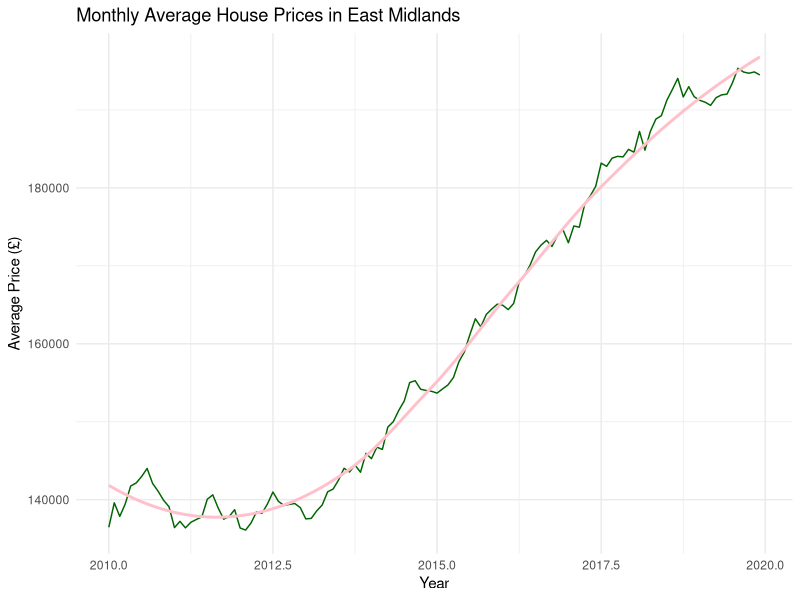

Recreate this plot in R. (Note: this script raises an error after producing the figure.)
## ---- chunk 1
# Load necessary libraries
library(ggplot2)
library(forecast)
library(tseries)  
library(gridExtra)  

# Read and inspect the dataset
df <- read.csv('em_house_prices.csv')
df_ts <- ts(df$average_price_gbp, start = c(2010, 1), frequency = 12)

str(df_ts)
## ---- chunk 2
# Initial plot for visual inspection using ggplot2
p <- ggplot(data.frame(Time = time(df_ts), House_Price = df_ts), aes(x = Time, y = House_Price)) +
  geom_line(color = "darkgreen") +
  labs(title = "Monthly Average House Prices in East Midlands", x = "Year", y = "Average Price (£)") +
  geom_smooth(method = "loess", color = "pink", se = FALSE) +
  theme_minimal()

print(p)


## ---- chunk 3
# Decompose the time series and plot components
trend_df <- data.frame(Time = time(df_ts), Trend = decomposed_ts$time.series[,"trend"])
seasonal_df <- data.frame(Time = time(df_ts), Seasonal = decomposed_ts$time.series[,"seasonal"])
random_df <- data.frame(Time = time(df_ts), Random = decomposed_ts$time.series[,"remainder"])

# Plotting each component with ggplot
trend_p <- ggplot(trend_df, aes(x = Time, y = Trend)) +
  geom_line(color = "deepskyblue3") +
  labs(title = "Trend Component", x = "Year", y = "Trend") +
  theme_minimal()

seasonal_p <- ggplot(seasonal_df, aes(x = Time, y = Seasonal)) +
  geom_line(color = "darkgreen") +
  labs(title = "Seasonal Component", x = "Year", y = "Seasonality") +
  theme_minimal()

random_p <- ggplot(random_df, aes(x = Time, y = Random)) +
  geom_line(color = "darkorange") +
  labs(title = "Random Component", x = "Year", y = "Random Noise") +
  theme_minimal()

# Display all plots together
grid.arrange(trend_p, seasonal_p, random_p, ncol = 1)


## ---- chunk 4
# Calculate ACF and PACF
acf_res <- acf(df_ts, plot = FALSE)
pacf_res <- pacf(df_ts, plot = FALSE)

# generate lag indices for ACF and PACF
acf_df <- data.frame(Lag = seq(along = acf_res$acf) - 1, ACF = acf_res$acf)
pacf_df <- data.frame(Lag = seq(along = pacf_res$acf) - 1, PACF = pacf_res$acf)

# Confidence interval for 95%
ci <- qnorm((1 + 0.95) / 2) / sqrt(length(df_ts))

# Plot ACF using ggplot2
acf_p <- ggplot(acf_df, aes(x = Lag, y = ACF)) +
  geom_bar(stat = "identity", fill = "steelblue", width = 0.6) +
  geom_hline(yintercept = c(-ci, ci), color = "red", linetype = "dashed") +
  labs(title = "Autocorrelation Function",
       subtitle = "95% Confidence Interval",
       y = "Autocorrelation",
       x = "Lag") +
  theme_minimal(base_size = 14)
print(acf_p)

# Plot PACF using ggplot2
pacf_p <- ggplot(pacf_df, aes(x = Lag, y = PACF)) +
  geom_bar(stat = "identity", fill = "firebrick", width = 0.6) +
  geom_hline(yintercept = c(-ci, ci), color = "red", linetype = "dashed") +
  labs(title = "Partial Autocorrelation Function",
       subtitle = "95% Confidence Interval",
       y = "Partial Autocorrelation",
       x = "Lag") +
  theme_minimal(base_size = 14)
print(pacf_p)

## ---- chunk 5
# Statistical checks for stationarity
adf_result <- adf.test(df_ts, alternative = "stationary")
kpss_result <- kpss.test(df_ts)
print(adf_result)
print(kpss_result)

# Check if differencing is needed based on ADF test
if (adf_result$p.value > 0.05) {
  cat("Series is not stationary, differencing is applied.\n")
  df_ts_diff <- diff(df_ts)
  
  # Plot the differenced series
  p_diff <- ggplot(data.frame(Time = time(df_ts_diff), House_Price = df_ts_diff), aes(x = Time, y = House_Price)) +
    geom_line() +
    labs(title = "Differenced House Price Series", x = "Year", y = "Differenced Price (£)") +
    theme_minimal()
  print(p_diff)
  # Re-plot ACF and PACF after differencing
  p4 <- ggAcf(df_ts_diff, lag.max = 48) + 
    labs(title = "ACF of Differenced Series") +
    theme_minimal()
  
  p5 <- ggPacf(df_ts_diff, lag.max = 48) +
    labs(title = "PACF of Differenced Series") +
    theme_minimal()
  
  grid.arrange(p4, p5, ncol = 2)
} else {
  cat("Series is stationary, no differencing needed.\n")
}
## ---- chunk 6
# Fit an ARIMA(1,1,1) model to the possibly differenced series
fit_arima <- Arima(df_ts_diff, order = c(1,1,1))
summary(fit_arima)

# Model diagnostics plots
tsdiag(fit_arima)

# Diagnostic plots for residuals
hist(fit_arima$residuals, freq = FALSE, main = 'Distribution of Residuals ARIMA')
lines(density(sarima_fit$residuals, na.rm = TRUE), col = 'blue')

# Checking residuals for normality and independence
shapiro_test <- shapiro.test(residuals(fit_arima))
ljung_box_test <- Box.test(residuals(fit_arima), type = "Ljung-Box")
print(shapiro_test)
print(ljung_box_test)


## ---- chunk 7
# Fit the SARIMA(1,0,2)(2,0,0)[12] model
sarima_fit <- Arima(df_ts_diff, order=c(1,0,2), seasonal=list(order=c(2,0,0), period=12))
# View the summary of the model
summary(sarima_fit)

# Model diagnostics plots
tsdiag(sarima_fit)

# Diagnostic plots for residuals
hist(sarima_fit$residuals, freq = FALSE, main = 'Distribution of Residuals SARIMA')
lines(density(sarima_fit$residuals, na.rm = TRUE), col = 'blue')


# Checking residuals for normality and independence
shapiro_test <- shapiro.test(residuals(sarima_fit))
ljung_box_test <- Box.test(residuals(sarima_fit), type = "Ljung-Box")
print(shapiro_test)
print(ljung_box_test)

## ---- chunk 8
# Compare the performance of ARIMA(1,1,1) with the SARIMA model based on AIC and BIC
cat("ARIMA AIC:", AIC(fit_arima), "BIC:", BIC(fit_arima), "\n")
cat("SARIMA AIC:", AIC(sarima_fit), "BIC:", BIC(sarima_fit), "\n")

## ---- chunk 9
#As SARIMA has lower AIC and BIC we will go forward for final model as SARIMA
# Forecasting the next 6 months and plot results
forecasted_values <- forecast(sarima_fit, h = 6)
autoplot(forecasted_values) +
  labs(title = "6-Month Forecast of House Prices Differenced Series ", x = "Year", y = "Price (£)") +
  theme_minimal()
# Generate forecasts from the differenced model
forecasted_diff_values <- forecast(sarima_fit, h = 6)
## ---- chunk 10
# Generate forecasts from the differenced model
forecasted_diff_values <- forecast(sarima_fit, h = 6)

# Extract the last actual value of the non-differenced time series
last_value <- tail(df_ts, 1)

# Reverse the differencing process to convert forecasts back to the original scale
cumulative_forecast <- cumsum(c(last_value, forecasted_diff_values$mean))

# Create a time sequence for the forecasted values
forecast_times <- seq(time(df_ts)[length(df_ts)] + 1/frequency(df_ts), 
                      by = 1/frequency(df_ts), length.out = length(cumulative_forecast) - 1)

# Prepare the data frame for the forecast plot
forecast_df <- data.frame(
  Time = forecast_times,
  Forecast = cumulative_forecast[-1],  # Exclude the first value (last actual value)
  Lower_80 = cumulative_forecast[-1] + forecasted_diff_values$lower[, "80%"],
  Upper_80 = cumulative_forecast[-1] + forecasted_diff_values$upper[, "80%"],
  Lower_95 = cumulative_forecast[-1] + forecasted_diff_values$lower[, "95%"],
  Upper_95 = cumulative_forecast[-1] + forecasted_diff_values$upper[, "95%"]
)

# Combine historical and forecast data frames for ggplot
historical_df <- data.frame(Time = time(df_ts), House_Price = as.numeric(df_ts))

# Plot with ggplot2
p <- ggplot() +
  geom_line(data = historical_df, aes(x = Time, y = House_Price), color = "black") +
  geom_line(data = forecast_df, aes(x = Time, y = Forecast), color = "blue", linetype = "dashed") +
  geom_ribbon(data = forecast_df, aes(x = Time, ymin = Lower_95, ymax = Upper_95), fill = "blue", alpha = 0.1) +
  geom_ribbon(data = forecast_df, aes(x = Time, ymin = Lower_80, ymax = Upper_80), fill = "blue", alpha = 0.3) +
  labs(title = '6 Mounth Forecasted House Prices on Non-differenced data', x = 'Time', y = 'House Price (£)') +
  theme_minimal()

# Print the plot
print(p)

